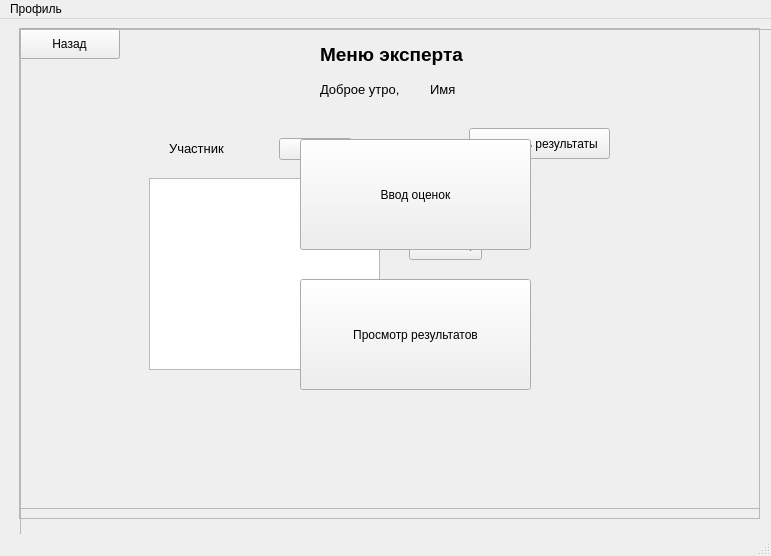
<?xml version="1.0" encoding="UTF-8"?>
<ui version="4.0">
 <class>ExpertWindow</class>
 <widget class="QMainWindow" name="ExpertWindow">
  <property name="geometry">
   <rect>
    <x>0</x>
    <y>0</y>
    <width>771</width>
    <height>556</height>
   </rect>
  </property>
  <property name="windowTitle">
   <string>MainWindow</string>
  </property>
  <widget class="QWidget" name="centralwidget">
   <widget class="QFrame" name="MainFrame">
    <property name="geometry">
     <rect>
      <x>20</x>
      <y>10</y>
      <width>761</width>
      <height>531</height>
     </rect>
    </property>
    <property name="frameShape">
     <enum>QFrame::StyledPanel</enum>
    </property>
    <property name="frameShadow">
     <enum>QFrame::Raised</enum>
    </property>
    <widget class="QLabel" name="MenuLabel">
     <property name="geometry">
      <rect>
       <x>300</x>
       <y>10</y>
       <width>191</width>
       <height>31</height>
      </rect>
     </property>
     <property name="font">
      <font>
       <pointsize>14</pointsize>
       <weight>75</weight>
       <bold>true</bold>
      </font>
     </property>
     <property name="text">
      <string>Меню эксперта</string>
     </property>
    </widget>
    <widget class="QLabel" name="GreetLabel">
     <property name="geometry">
      <rect>
       <x>300</x>
       <y>50</y>
       <width>111</width>
       <height>21</height>
      </rect>
     </property>
     <property name="font">
      <font>
       <pointsize>10</pointsize>
      </font>
     </property>
     <property name="text">
      <string>Доброе утро,</string>
     </property>
    </widget>
    <widget class="QLabel" name="NameLabel">
     <property name="geometry">
      <rect>
       <x>410</x>
       <y>50</y>
       <width>31</width>
       <height>21</height>
      </rect>
     </property>
     <property name="font">
      <font>
       <pointsize>10</pointsize>
      </font>
     </property>
     <property name="text">
      <string>Имя</string>
     </property>
    </widget>
    <widget class="QPushButton" name="ResultsButton">
     <property name="geometry">
      <rect>
       <x>280</x>
       <y>250</y>
       <width>231</width>
       <height>111</height>
      </rect>
     </property>
     <property name="text">
      <string>Просмотр результатов</string>
     </property>
    </widget>
    <widget class="QPushButton" name="EnterRatingsButton">
     <property name="geometry">
      <rect>
       <x>280</x>
       <y>110</y>
       <width>231</width>
       <height>111</height>
      </rect>
     </property>
     <property name="text">
      <string>Ввод оценок</string>
     </property>
    </widget>
   </widget>
   <widget class="QFrame" name="MarksFrame">
    <property name="geometry">
     <rect>
      <x>19</x>
      <y>9</y>
      <width>741</width>
      <height>491</height>
     </rect>
    </property>
    <property name="frameShape">
     <enum>QFrame::StyledPanel</enum>
    </property>
    <property name="frameShadow">
     <enum>QFrame::Raised</enum>
    </property>
    <widget class="QComboBox" name="MCompetitorComboBox">
     <property name="geometry">
      <rect>
       <x>390</x>
       <y>130</y>
       <width>73</width>
       <height>22</height>
      </rect>
     </property>
    </widget>
    <widget class="QLabel" name="MCompetitorLabel">
     <property name="geometry">
      <rect>
       <x>280</x>
       <y>130</y>
       <width>81</width>
       <height>21</height>
      </rect>
     </property>
     <property name="font">
      <font>
       <pointsize>10</pointsize>
      </font>
     </property>
     <property name="text">
      <string>Участник</string>
     </property>
     <property name="alignment">
      <set>Qt::AlignRight|Qt::AlignTrailing|Qt::AlignVCenter</set>
     </property>
    </widget>
    <widget class="QLabel" name="ModulLabel">
     <property name="geometry">
      <rect>
       <x>280</x>
       <y>170</y>
       <width>81</width>
       <height>21</height>
      </rect>
     </property>
     <property name="font">
      <font>
       <pointsize>10</pointsize>
      </font>
     </property>
     <property name="text">
      <string>Модуль</string>
     </property>
     <property name="alignment">
      <set>Qt::AlignRight|Qt::AlignTrailing|Qt::AlignVCenter</set>
     </property>
    </widget>
    <widget class="QComboBox" name="ModulComboBox">
     <property name="geometry">
      <rect>
       <x>390</x>
       <y>170</y>
       <width>73</width>
       <height>22</height>
      </rect>
     </property>
    </widget>
    <widget class="QLabel" name="MarkLabel">
     <property name="geometry">
      <rect>
       <x>280</x>
       <y>210</y>
       <width>81</width>
       <height>21</height>
      </rect>
     </property>
     <property name="font">
      <font>
       <pointsize>10</pointsize>
      </font>
     </property>
     <property name="text">
      <string>Оценка</string>
     </property>
     <property name="alignment">
      <set>Qt::AlignRight|Qt::AlignTrailing|Qt::AlignVCenter</set>
     </property>
    </widget>
    <widget class="QComboBox" name="MarkComboBox">
     <property name="geometry">
      <rect>
       <x>390</x>
       <y>210</y>
       <width>73</width>
       <height>22</height>
      </rect>
     </property>
    </widget>
    <widget class="QPushButton" name="PushButton">
     <property name="geometry">
      <rect>
       <x>310</x>
       <y>260</y>
       <width>161</width>
       <height>51</height>
      </rect>
     </property>
     <property name="text">
      <string>Добавить оценку</string>
     </property>
    </widget>
    <widget class="QPushButton" name="MBackButton">
     <property name="geometry">
      <rect>
       <x>0</x>
       <y>0</y>
       <width>101</width>
       <height>31</height>
      </rect>
     </property>
     <property name="text">
      <string>Назад</string>
     </property>
    </widget>
   </widget>
   <widget class="QFrame" name="ResultsFrame">
    <property name="geometry">
     <rect>
      <x>19</x>
      <y>9</y>
      <width>741</width>
      <height>481</height>
     </rect>
    </property>
    <property name="frameShape">
     <enum>QFrame::StyledPanel</enum>
    </property>
    <property name="frameShadow">
     <enum>QFrame::Raised</enum>
    </property>
    <widget class="QComboBox" name="CompetitorComboBox">
     <property name="geometry">
      <rect>
       <x>260</x>
       <y>110</y>
       <width>73</width>
       <height>22</height>
      </rect>
     </property>
    </widget>
    <widget class="QLabel" name="CompetitorLabel">
     <property name="geometry">
      <rect>
       <x>150</x>
       <y>110</y>
       <width>91</width>
       <height>21</height>
      </rect>
     </property>
     <property name="font">
      <font>
       <pointsize>10</pointsize>
      </font>
     </property>
     <property name="text">
      <string>Участник</string>
     </property>
    </widget>
    <widget class="QPushButton" name="SearchButton">
     <property name="geometry">
      <rect>
       <x>450</x>
       <y>100</y>
       <width>141</width>
       <height>31</height>
      </rect>
     </property>
     <property name="text">
      <string>Показать результаты</string>
     </property>
    </widget>
    <widget class="QTableWidget" name="ResultsWidget">
     <property name="geometry">
      <rect>
       <x>130</x>
       <y>150</y>
       <width>231</width>
       <height>192</height>
      </rect>
     </property>
    </widget>
    <widget class="QPushButton" name="RBackButton">
     <property name="geometry">
      <rect>
       <x>0</x>
       <y>0</y>
       <width>101</width>
       <height>31</height>
      </rect>
     </property>
     <property name="text">
      <string>Назад</string>
     </property>
    </widget>
   </widget>
   <zorder>MarksFrame</zorder>
   <zorder>ResultsFrame</zorder>
   <zorder>MainFrame</zorder>
  </widget>
  <widget class="QMenuBar" name="menubar">
   <property name="geometry">
    <rect>
     <x>0</x>
     <y>0</y>
     <width>771</width>
     <height>26</height>
    </rect>
   </property>
   <widget class="QMenu" name="menu">
    <property name="title">
     <string>Профиль</string>
    </property>
    <addaction name="LogoutAction"/>
   </widget>
   <addaction name="menu"/>
  </widget>
  <widget class="QStatusBar" name="statusbar"/>
  <action name="LogoutAction">
   <property name="text">
    <string>Выйти</string>
   </property>
  </action>
 </widget>
 <resources/>
 <connections/>
</ui>
